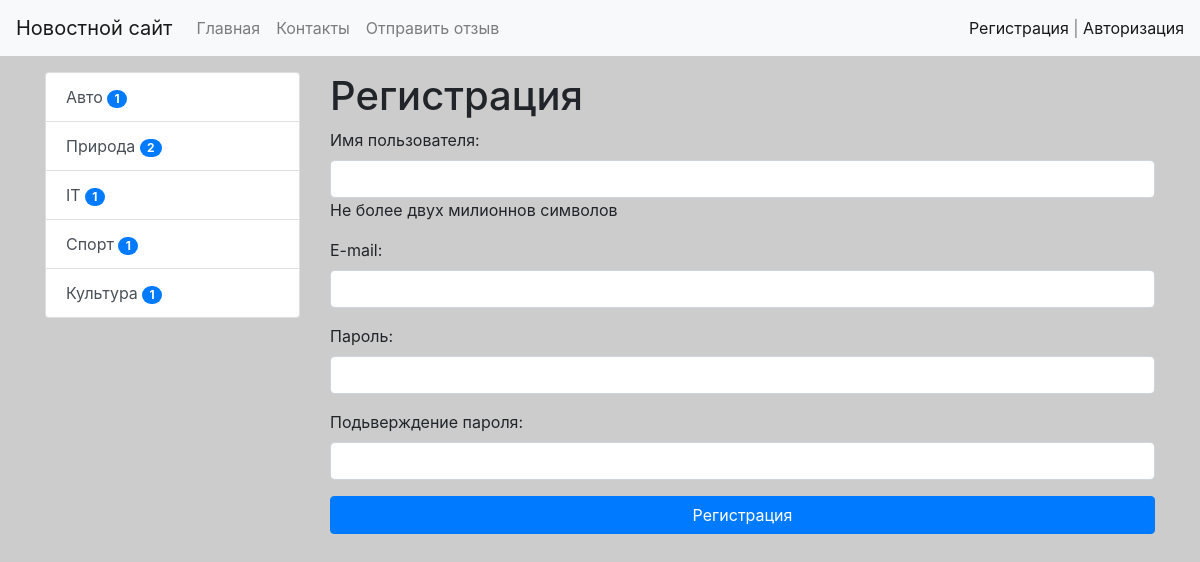
Screenshot of /register/ with the database file from the repository.
### news/models.py (models this page shows, shortened)
class Category(models.Model):
    title = models.CharField(max_length=150, db_index=True, verbose_name="Наименование категории")
    def get_absolute_url(self):
        return reverse(viewname='category', kwargs={'category_id': self.pk})
    class Meta:
        verbose_name = "Категория"
        verbose_name_plural = "Категории"
        ordering = ["title"]

### news/views.py (the view)
# urls.py: path('register/', register, name='register'),
def register(request):
    if request.method == 'POST':
        form = UserRegisterForm(request.POST)
        if form.is_valid():
            form.save()
            user = messages.success(request, "Вы успешно зарегистрированны")
            login(request, user)
            return redirect('home')
        else:
            messages.error(request, "Ошибка регистрации")
    else:
        form = UserRegisterForm()
    return render(request=request, template_name='news/register.html', context={"form": form})

### news/forms.py
class UserRegisterForm(UserCreationForm):
    username = forms.CharField(label="Имя пользователя", help_text="Не более двух милионнов символов",
                               widget=forms.TextInput(attrs={"class": "form-control", "autocomplete": "off"}))
    password1 = forms.CharField(label="Пароль", widget=forms.PasswordInput(attrs={"class": "form-control"}))
    password2 = forms.CharField(label="Подьверждение пароля",
                                widget=forms.PasswordInput(attrs={"class": "form-control"}))
    email = forms.EmailField(label="E-mail", widget=forms.EmailInput(attrs={"class": "form-control"}))
    class Meta:
        model = User
        fields = ("username", "email", "password1", "password2")

### news/templatetags/news_tags.py (called while the page is built)
@register.simple_tag(name="get_list_categories")
def get_categories():
    return Category.objects.all()

@register.inclusion_tag('news/list_categories.html')
def show_categories(arg1="Список категорий:"):
    categories = Category.objects.filter(news__is_published__exact=True).\
        annotate(cnt=Count('news', filter=F('news__is_published'))).filter(cnt__gt=0)
    return {'categories': categories, 'arg1': arg1}

### news/templates/news/register.html (shortened to what this page needs)
{% extends 'base.html' %}
{% block sidebar %}
{% include 'inc/_sidebar.html' %}
{% endblock %}
{% block content %}
<h1>Регистрация</h1>
<form method="post">
    {{ form.as_p }}
    <button type="submit" class="btn btn-primary btn-block">Регистрация</button>
</form>
{% endblock %}

### news/templates/news/list_categories.html
<div class="list-group">
    {% for item in categories %}
    <a href="{{ item.get_absolute_url }}" class="list-group-item list-group-item-action">{{ item.title }}
        <span class="badge badge-primary badge-pill">{{ item.cnt }}</span>
    </a>
    {% endfor %}
</div>

### mysite/static/css/style.css (style rules this page uses)
body { background-color: #ccc; }

### rows the page displays
Category: title "Авто", cnt "1"
Category: title "Природа", cnt "2"
Category: title "IT", cnt "1"
Category: title "Спорт", cnt "1"
Category: title "Культура", cnt "1"
